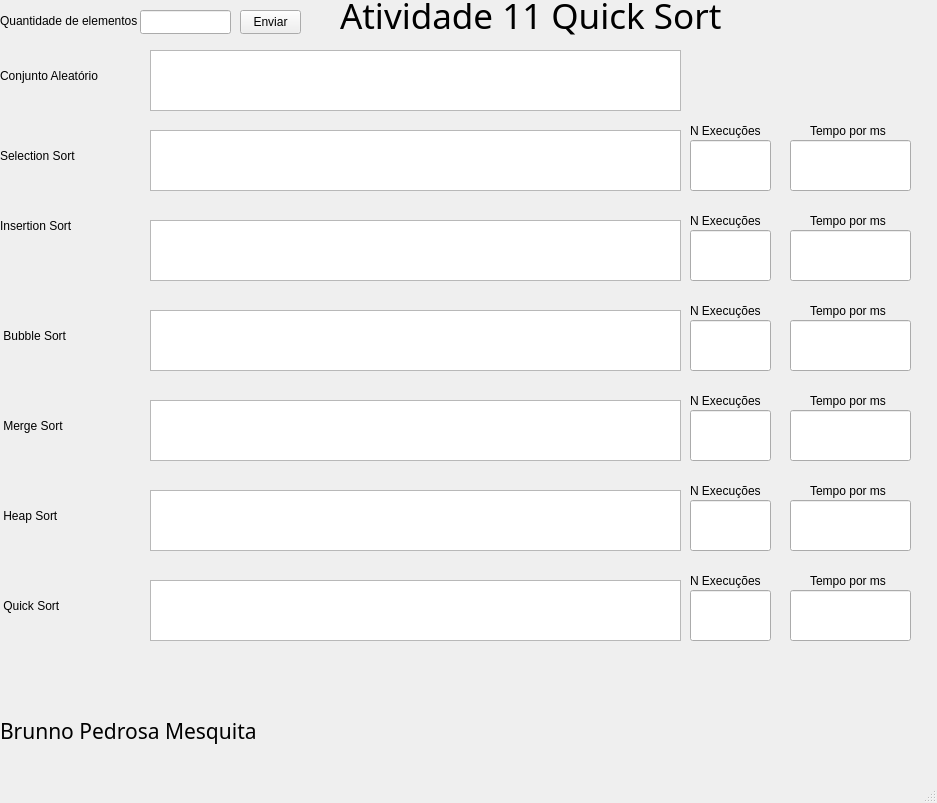
<?xml version="1.0" encoding="UTF-8"?>
<ui version="4.0">
 <class>MainWindow</class>
 <widget class="QMainWindow" name="MainWindow">
  <property name="geometry">
   <rect>
    <x>0</x>
    <y>0</y>
    <width>937</width>
    <height>803</height>
   </rect>
  </property>
  <property name="windowTitle">
   <string>MainWindow</string>
  </property>
  <widget class="QWidget" name="centralwidget">
   <widget class="QLineEdit" name="lineEdit_tempoSS">
    <property name="geometry">
     <rect>
      <x>790</x>
      <y>140</y>
      <width>121</width>
      <height>51</height>
     </rect>
    </property>
   </widget>
   <widget class="QTextEdit" name="textEdit_Ordenado">
    <property name="geometry">
     <rect>
      <x>150</x>
      <y>130</y>
      <width>531</width>
      <height>61</height>
     </rect>
    </property>
    <property name="font">
     <font>
      <family>MS UI Gothic</family>
      <pointsize>11</pointsize>
     </font>
    </property>
    <property name="readOnly">
     <bool>true</bool>
    </property>
   </widget>
   <widget class="QLineEdit" name="lineEdit_Exec_Vet_HS">
    <property name="geometry">
     <rect>
      <x>690</x>
      <y>500</y>
      <width>81</width>
      <height>51</height>
     </rect>
    </property>
   </widget>
   <widget class="QLabel" name="label_10">
    <property name="geometry">
     <rect>
      <x>690</x>
      <y>110</y>
      <width>81</width>
      <height>41</height>
     </rect>
    </property>
    <property name="text">
     <string>N Execuções</string>
    </property>
   </widget>
   <widget class="QLabel" name="label_14">
    <property name="geometry">
     <rect>
      <x>810</x>
      <y>290</y>
      <width>81</width>
      <height>41</height>
     </rect>
    </property>
    <property name="text">
     <string>Tempo por ms</string>
    </property>
   </widget>
   <widget class="QLabel" name="label_COri">
    <property name="geometry">
     <rect>
      <x>0</x>
      <y>40</y>
      <width>111</width>
      <height>71</height>
     </rect>
    </property>
    <property name="text">
     <string>Conjunto Aleatório</string>
    </property>
   </widget>
   <widget class="QLineEdit" name="lineEdit_Exec_Vet_IS">
    <property name="geometry">
     <rect>
      <x>690</x>
      <y>230</y>
      <width>81</width>
      <height>51</height>
     </rect>
    </property>
   </widget>
   <widget class="QLineEdit" name="lineEdit_tempoBB">
    <property name="geometry">
     <rect>
      <x>790</x>
      <y>320</y>
      <width>121</width>
      <height>51</height>
     </rect>
    </property>
   </widget>
   <widget class="QLineEdit" name="lineEdit_tempoMS">
    <property name="geometry">
     <rect>
      <x>790</x>
      <y>410</y>
      <width>121</width>
      <height>51</height>
     </rect>
    </property>
   </widget>
   <widget class="QLabel" name="label_COri_5">
    <property name="geometry">
     <rect>
      <x>0</x>
      <y>390</y>
      <width>131</width>
      <height>71</height>
     </rect>
    </property>
    <property name="text">
     <string> Merge Sort</string>
    </property>
   </widget>
   <widget class="QTextEdit" name="textEdit_Ordenado_BB">
    <property name="geometry">
     <rect>
      <x>150</x>
      <y>310</y>
      <width>531</width>
      <height>61</height>
     </rect>
    </property>
    <property name="font">
     <font>
      <family>MS UI Gothic</family>
      <pointsize>11</pointsize>
     </font>
    </property>
    <property name="readOnly">
     <bool>true</bool>
    </property>
   </widget>
   <widget class="QPushButton" name="pushButton_Tamanho">
    <property name="geometry">
     <rect>
      <x>240</x>
      <y>10</y>
      <width>61</width>
      <height>24</height>
     </rect>
    </property>
    <property name="text">
     <string>Enviar</string>
    </property>
   </widget>
   <widget class="QLabel" name="label_11">
    <property name="geometry">
     <rect>
      <x>690</x>
      <y>200</y>
      <width>81</width>
      <height>41</height>
     </rect>
    </property>
    <property name="text">
     <string>N Execuções</string>
    </property>
   </widget>
   <widget class="QLabel" name="label_COri_4">
    <property name="geometry">
     <rect>
      <x>0</x>
      <y>300</y>
      <width>131</width>
      <height>71</height>
     </rect>
    </property>
    <property name="text">
     <string> Bubble Sort</string>
    </property>
   </widget>
   <widget class="QLabel" name="label_18">
    <property name="geometry">
     <rect>
      <x>810</x>
      <y>470</y>
      <width>81</width>
      <height>41</height>
     </rect>
    </property>
    <property name="text">
     <string>Tempo por ms</string>
    </property>
   </widget>
   <widget class="QLabel" name="label_Tam">
    <property name="geometry">
     <rect>
      <x>0</x>
      <y>10</y>
      <width>141</width>
      <height>21</height>
     </rect>
    </property>
    <property name="text">
     <string>Quantidade de elementos</string>
    </property>
   </widget>
   <widget class="QTextEdit" name="textEdit_Ordenado_IS">
    <property name="geometry">
     <rect>
      <x>150</x>
      <y>220</y>
      <width>531</width>
      <height>61</height>
     </rect>
    </property>
    <property name="font">
     <font>
      <family>MS UI Gothic</family>
      <pointsize>11</pointsize>
     </font>
    </property>
    <property name="readOnly">
     <bool>true</bool>
    </property>
   </widget>
   <widget class="QLabel" name="label_2">
    <property name="geometry">
     <rect>
      <x>0</x>
      <y>690</y>
      <width>311</width>
      <height>81</height>
     </rect>
    </property>
    <property name="font">
     <font>
      <family>Franklin Gothic Demi Cond</family>
      <pointsize>16</pointsize>
     </font>
    </property>
    <property name="text">
     <string>Brunno Pedrosa Mesquita</string>
    </property>
   </widget>
   <widget class="QLineEdit" name="lineEdit_tempoIS">
    <property name="geometry">
     <rect>
      <x>790</x>
      <y>230</y>
      <width>121</width>
      <height>51</height>
     </rect>
    </property>
   </widget>
   <widget class="QLabel" name="label_17">
    <property name="geometry">
     <rect>
      <x>810</x>
      <y>380</y>
      <width>81</width>
      <height>41</height>
     </rect>
    </property>
    <property name="text">
     <string>Tempo por ms</string>
    </property>
   </widget>
   <widget class="QLineEdit" name="lineEdit_Exec_Vet_MS">
    <property name="geometry">
     <rect>
      <x>690</x>
      <y>410</y>
      <width>81</width>
      <height>51</height>
     </rect>
    </property>
   </widget>
   <widget class="QLineEdit" name="lineEdit_Exec_Vet_SS">
    <property name="geometry">
     <rect>
      <x>690</x>
      <y>140</y>
      <width>81</width>
      <height>51</height>
     </rect>
    </property>
   </widget>
   <widget class="QTextEdit" name="textEdit_Conjunto">
    <property name="geometry">
     <rect>
      <x>150</x>
      <y>50</y>
      <width>531</width>
      <height>61</height>
     </rect>
    </property>
    <property name="font">
     <font>
      <family>MS UI Gothic</family>
      <pointsize>11</pointsize>
     </font>
    </property>
    <property name="readOnly">
     <bool>true</bool>
    </property>
   </widget>
   <widget class="QLabel" name="label_19">
    <property name="geometry">
     <rect>
      <x>690</x>
      <y>470</y>
      <width>81</width>
      <height>41</height>
     </rect>
    </property>
    <property name="text">
     <string>N Execuções</string>
    </property>
   </widget>
   <widget class="QLabel" name="label_15">
    <property name="geometry">
     <rect>
      <x>690</x>
      <y>290</y>
      <width>81</width>
      <height>41</height>
     </rect>
    </property>
    <property name="text">
     <string>N Execuções</string>
    </property>
   </widget>
   <widget class="QLineEdit" name="lineEdit_Tamanho">
    <property name="geometry">
     <rect>
      <x>140</x>
      <y>10</y>
      <width>91</width>
      <height>24</height>
     </rect>
    </property>
    <property name="font">
     <font>
      <family>MS UI Gothic</family>
      <pointsize>14</pointsize>
     </font>
    </property>
   </widget>
   <widget class="QLabel" name="label_COri_3">
    <property name="geometry">
     <rect>
      <x>0</x>
      <y>190</y>
      <width>131</width>
      <height>71</height>
     </rect>
    </property>
    <property name="text">
     <string>Insertion Sort</string>
    </property>
   </widget>
   <widget class="QLabel" name="label_12">
    <property name="geometry">
     <rect>
      <x>810</x>
      <y>200</y>
      <width>81</width>
      <height>41</height>
     </rect>
    </property>
    <property name="text">
     <string>Tempo por ms</string>
    </property>
   </widget>
   <widget class="QTextEdit" name="textEdit_Ordenado_HS">
    <property name="geometry">
     <rect>
      <x>150</x>
      <y>490</y>
      <width>531</width>
      <height>61</height>
     </rect>
    </property>
    <property name="font">
     <font>
      <family>MS UI Gothic</family>
      <pointsize>11</pointsize>
     </font>
    </property>
    <property name="readOnly">
     <bool>true</bool>
    </property>
   </widget>
   <widget class="QLabel" name="label_COri_6">
    <property name="geometry">
     <rect>
      <x>0</x>
      <y>480</y>
      <width>131</width>
      <height>71</height>
     </rect>
    </property>
    <property name="text">
     <string> Heap Sort</string>
    </property>
   </widget>
   <widget class="QLabel" name="label_COri_2">
    <property name="geometry">
     <rect>
      <x>0</x>
      <y>120</y>
      <width>131</width>
      <height>71</height>
     </rect>
    </property>
    <property name="text">
     <string>Selection Sort</string>
    </property>
   </widget>
   <widget class="QTextEdit" name="textEdit_Ordenado_MS">
    <property name="geometry">
     <rect>
      <x>150</x>
      <y>400</y>
      <width>531</width>
      <height>61</height>
     </rect>
    </property>
    <property name="font">
     <font>
      <family>MS UI Gothic</family>
      <pointsize>11</pointsize>
     </font>
    </property>
    <property name="readOnly">
     <bool>true</bool>
    </property>
   </widget>
   <widget class="QLabel" name="label_13">
    <property name="geometry">
     <rect>
      <x>810</x>
      <y>110</y>
      <width>81</width>
      <height>41</height>
     </rect>
    </property>
    <property name="text">
     <string>Tempo por ms</string>
    </property>
   </widget>
   <widget class="QLabel" name="label_16">
    <property name="geometry">
     <rect>
      <x>690</x>
      <y>380</y>
      <width>81</width>
      <height>41</height>
     </rect>
    </property>
    <property name="text">
     <string>N Execuções</string>
    </property>
   </widget>
   <widget class="QLabel" name="label">
    <property name="geometry">
     <rect>
      <x>340</x>
      <y>-10</y>
      <width>541</width>
      <height>51</height>
     </rect>
    </property>
    <property name="font">
     <font>
      <family>Tw Cen MT</family>
      <pointsize>26</pointsize>
      <bold>false</bold>
     </font>
    </property>
    <property name="text">
     <string>Atividade 11 Quick Sort</string>
    </property>
   </widget>
   <widget class="QLineEdit" name="lineEdit_Exec_Vet_BB">
    <property name="geometry">
     <rect>
      <x>690</x>
      <y>320</y>
      <width>81</width>
      <height>51</height>
     </rect>
    </property>
   </widget>
   <widget class="QLineEdit" name="lineEdit_tempoHS">
    <property name="geometry">
     <rect>
      <x>790</x>
      <y>500</y>
      <width>121</width>
      <height>51</height>
     </rect>
    </property>
   </widget>
   <widget class="QLabel" name="label_20">
    <property name="geometry">
     <rect>
      <x>690</x>
      <y>560</y>
      <width>81</width>
      <height>41</height>
     </rect>
    </property>
    <property name="text">
     <string>N Execuções</string>
    </property>
   </widget>
   <widget class="QLabel" name="label_COri_7">
    <property name="geometry">
     <rect>
      <x>0</x>
      <y>570</y>
      <width>131</width>
      <height>71</height>
     </rect>
    </property>
    <property name="text">
     <string> Quick Sort</string>
    </property>
   </widget>
   <widget class="QLineEdit" name="lineEdit_Exec_Vet_QS">
    <property name="geometry">
     <rect>
      <x>690</x>
      <y>590</y>
      <width>81</width>
      <height>51</height>
     </rect>
    </property>
   </widget>
   <widget class="QLabel" name="label_21">
    <property name="geometry">
     <rect>
      <x>810</x>
      <y>560</y>
      <width>81</width>
      <height>41</height>
     </rect>
    </property>
    <property name="text">
     <string>Tempo por ms</string>
    </property>
   </widget>
   <widget class="QLineEdit" name="lineEdit_tempoQS">
    <property name="geometry">
     <rect>
      <x>790</x>
      <y>590</y>
      <width>121</width>
      <height>51</height>
     </rect>
    </property>
   </widget>
   <widget class="QTextEdit" name="textEdit_Ordenado_QS">
    <property name="geometry">
     <rect>
      <x>150</x>
      <y>580</y>
      <width>531</width>
      <height>61</height>
     </rect>
    </property>
    <property name="font">
     <font>
      <family>MS UI Gothic</family>
      <pointsize>11</pointsize>
     </font>
    </property>
    <property name="readOnly">
     <bool>true</bool>
    </property>
   </widget>
  </widget>
  <widget class="QMenuBar" name="menubar">
   <property name="geometry">
    <rect>
     <x>0</x>
     <y>0</y>
     <width>937</width>
     <height>21</height>
    </rect>
   </property>
  </widget>
  <widget class="QStatusBar" name="statusbar"/>
 </widget>
 <resources/>
 <connections/>
</ui>
